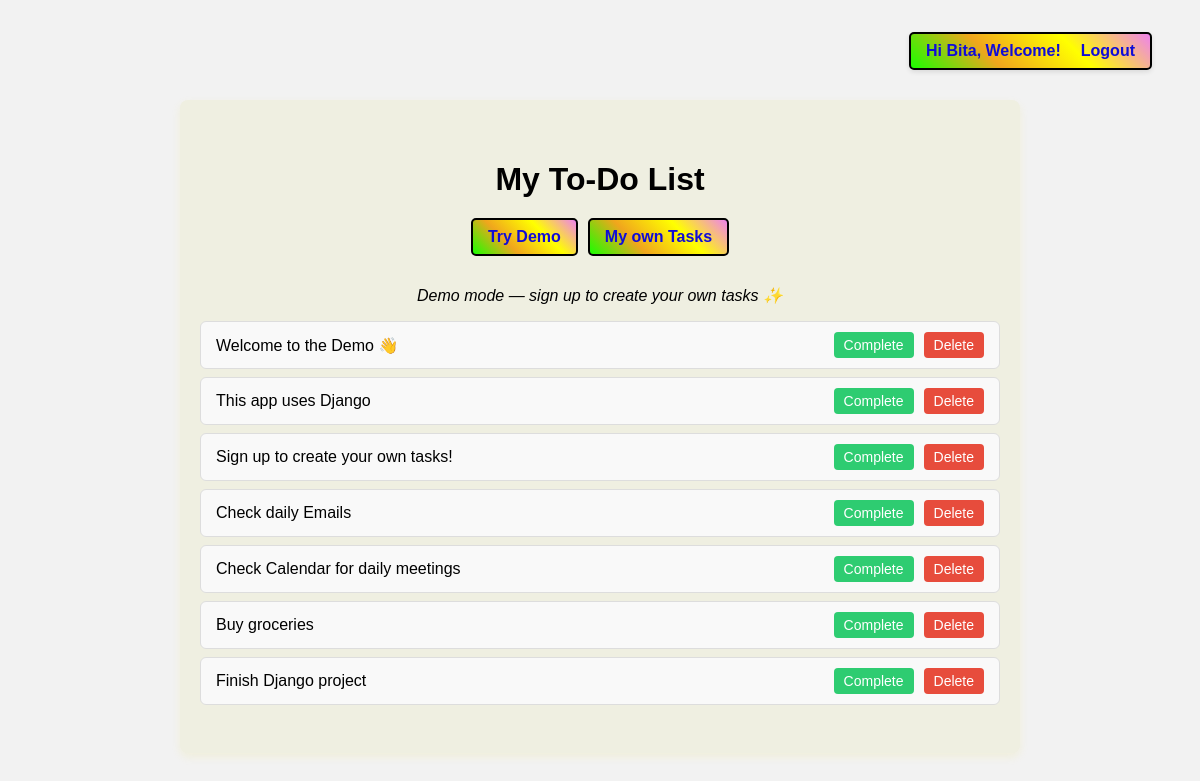
The app's page /demo/ (signed in) with its own data.
### tasks/models.py (models this page shows, shortened)
class Task(models.Model):
    user = models.ForeignKey(
        User,
        on_delete=models.CASCADE,
        related_name='tasks'
    )
    title = models.CharField(max_length=200)
    description = models.TextField(blank=True)
    completed = models.BooleanField(default=False)
    created_at = models.DateTimeField(auto_now_add=True)

### tasks/views.py (the view)
# urls.py: path('demo/', views.demo_tasks, name='demo_tasks'),  # <-- demo page
def demo_tasks(request):
    demo_user = User.objects.get(username='demo_user')
    tasks = Task.objects.filter(user=demo_user)
    return render(request, 'tasks/demo.html', {
        'tasks': tasks,
        'demo': True
        })

### tasks/templates/tasks/demo.html (shortened to what this page needs)
{% extends 'tasks/task_list.html' %}

### tasks/templates/tasks/task_list.html (shortened to what this page needs)
<!doctype html>
<html lang="en">
  <head>
    {% load static %}
    <link
      rel="stylesheet"
      type="text/css"
      href="{% static 'tasks/style.css' %}"
    />
    <link rel="stylesheet" href="https://cdn.jsdelivr.net/npm/sweetalert2@11/dist/sweetalert2.min.css">
  </head>
  <body>
    <div class="auth-bar">
      {% if user.is_authenticated %}
      <span>Hi {{ user.username }}, Welcome!</span>
      <a href="{% url 'logout' %}">Logout</a>
      {% else %}
      <a href="{% url 'login' %}">Login</a>
      <a href="{% url 'signup' %}">Sign up</a>
      {% endif %}
    </div>
    <div class="container">
      <h1>My To-Do List</h1>
      <div class="demo-link">
        <a href="{% url 'demo_tasks' %}">Try Demo</a>
        {% if user.is_authenticated %}
          <a href="{% url 'task_list' %}">My own Tasks</a>
        {% endif %}
      </div>
      {% if user.is_authenticated and not demo %}
      <form method="post">
        {% csrf_token %}
        <div class="form-group">
          <label for="id_title">Task:</label>
          <input type="text" name="title" id="id_title" placeholder="Enter task title" required />
        </div>
        <div class="form-group">
          <label for="id_completed">Completed:</label>
          <input type="checkbox" name="completed" id="id_completed" />
        </div>
        <button type="submit">Add Task</button>
      </form>
      {% elif demo %}
      <p style="text-align:center; font-style:italic;">
        Demo mode — sign up to create your own tasks ✨
      </p>
      {% else %}
      <p style="text-align:center; font-style:italic;">
        Login to create your own tasks!
      </p>
      {% endif %}
      <ul>
        {% for task in tasks %}
        <li class="task-item">
          {% if task.completed %}
            <s>{{ task.title }}</s>
          {% else %}
            {{ task.title }}
          {% endif %}
          <div>
            {% if demo or not user.is_authenticated %}
              <a href="#" onclick="Swal.fire({
                  icon: 'warning',
                  title: 'Action blocked!',
                  text: 'You need to sign up to edit tasks!',
                  confirmButtonText: 'Ok'
              }); return false;">Complete</a>
              <a href="#" onclick="Swal.fire({
                  icon: 'warning',
                  title: 'Action blocked!',
                  text: 'You need to sign up to delete tasks!',
                  confirmButtonText: 'Ok'
              }); return false;" class="delete">Delete</a>
            {% else %}
              <a href="{% url 'complete_task' task.id %}">Complete</a>
              <a href="{% url 'delete_task' task.id %}" class="delete">Delete</a>
            {% endif %}
          </div>
        </li>
        {% empty %}
        {% if demo %}
        <li style="text-align:center; font-style: italic;">No demo tasks yet!</li>
        {% else %}
        <li style="text-align:center; font-style: italic;">You have no tasks added yet!</li>
        {% endif %}
        {% endfor %}
      </ul>
    </div>
  </body>
</html>

### tasks/static/tasks/style.css (style rules this page uses)
body { font-family: Arial, sans-serif; background-color: #f2f2f2; margin: 0; padding: 0; }
.auth-bar { position: fixed; top: 2rem; right: 3rem; display: flex; gap: 10px; align-items: center; font-size: 16px; font-weight: bold; background-color: rainbow; background-image: linear-gradient( 45deg, rgb(26, 255, 0), rgb(240, 166, 29), yellow, violet ); border: 2px solid black; color: #100cd7; padding: 8px 15px; border-radius: 5px; box-shadow: 0 2px 5px rgba(0, 0, 0, 0.1); z-index: 1000; }
.auth-bar a { margin-left: 10px; text-decoration: none; font-weight: 800; color: #100cd7; }
.demo-link { position: relative; margin: 15px 0 30px; text-align: center; display: flex; justify-content: center; gap: 10px; }
.demo-link a { padding: 8px 15px; background-color: rainbow; background-image: linear-gradient( 45deg, rgb(26, 255, 0), rgb(240, 166, 29), yellow, violet ); color: #100cd7; text-decoration: none; border-radius: 5px; font-weight: 800; border: 2px solid black; }
.container { position: relative; max-width: 800px; margin: 100px auto 40px; padding: 40px 20px; background-color: rgb(239, 239, 225); border-radius: 8px; box-shadow: 0 4px 10px rgba(235, 216, 16, 0.1); }
h1 { text-align: center; margin-bottom: 20px; }
ul { list-style: none; padding: 0; margin: 0; }
.task-item { display: flex; align-items: center; justify-content: space-between; padding: 10px 15px; margin-bottom: 8px; border-radius: 6px; background-color: #f9f9f9; border: 1px solid #ddd; }
.task-item div { display: flex; gap: 10px; }
.task-item a { text-decoration: none; padding: 5px 10px; border-radius: 4px; font-size: 14px; transition: background-color 0.2s; color: #333; }
.task-item a.delete { color: white; background-color: #e74c3c; }
.task-item a:first-child { background-color: #2ecc71; color: white; }

### records on screen
Task: title "Welcome to the Demo 👋"
Task: title "This app uses Django"
Task: title "Sign up to create your own tasks!"
Task: title "Check daily Emails"
Task: title "Check Calendar for daily meetings"
Task: title "Buy groceries"
Task: title "Finish Django project"

### other values on screen
{{ user.username }} "Bita"
